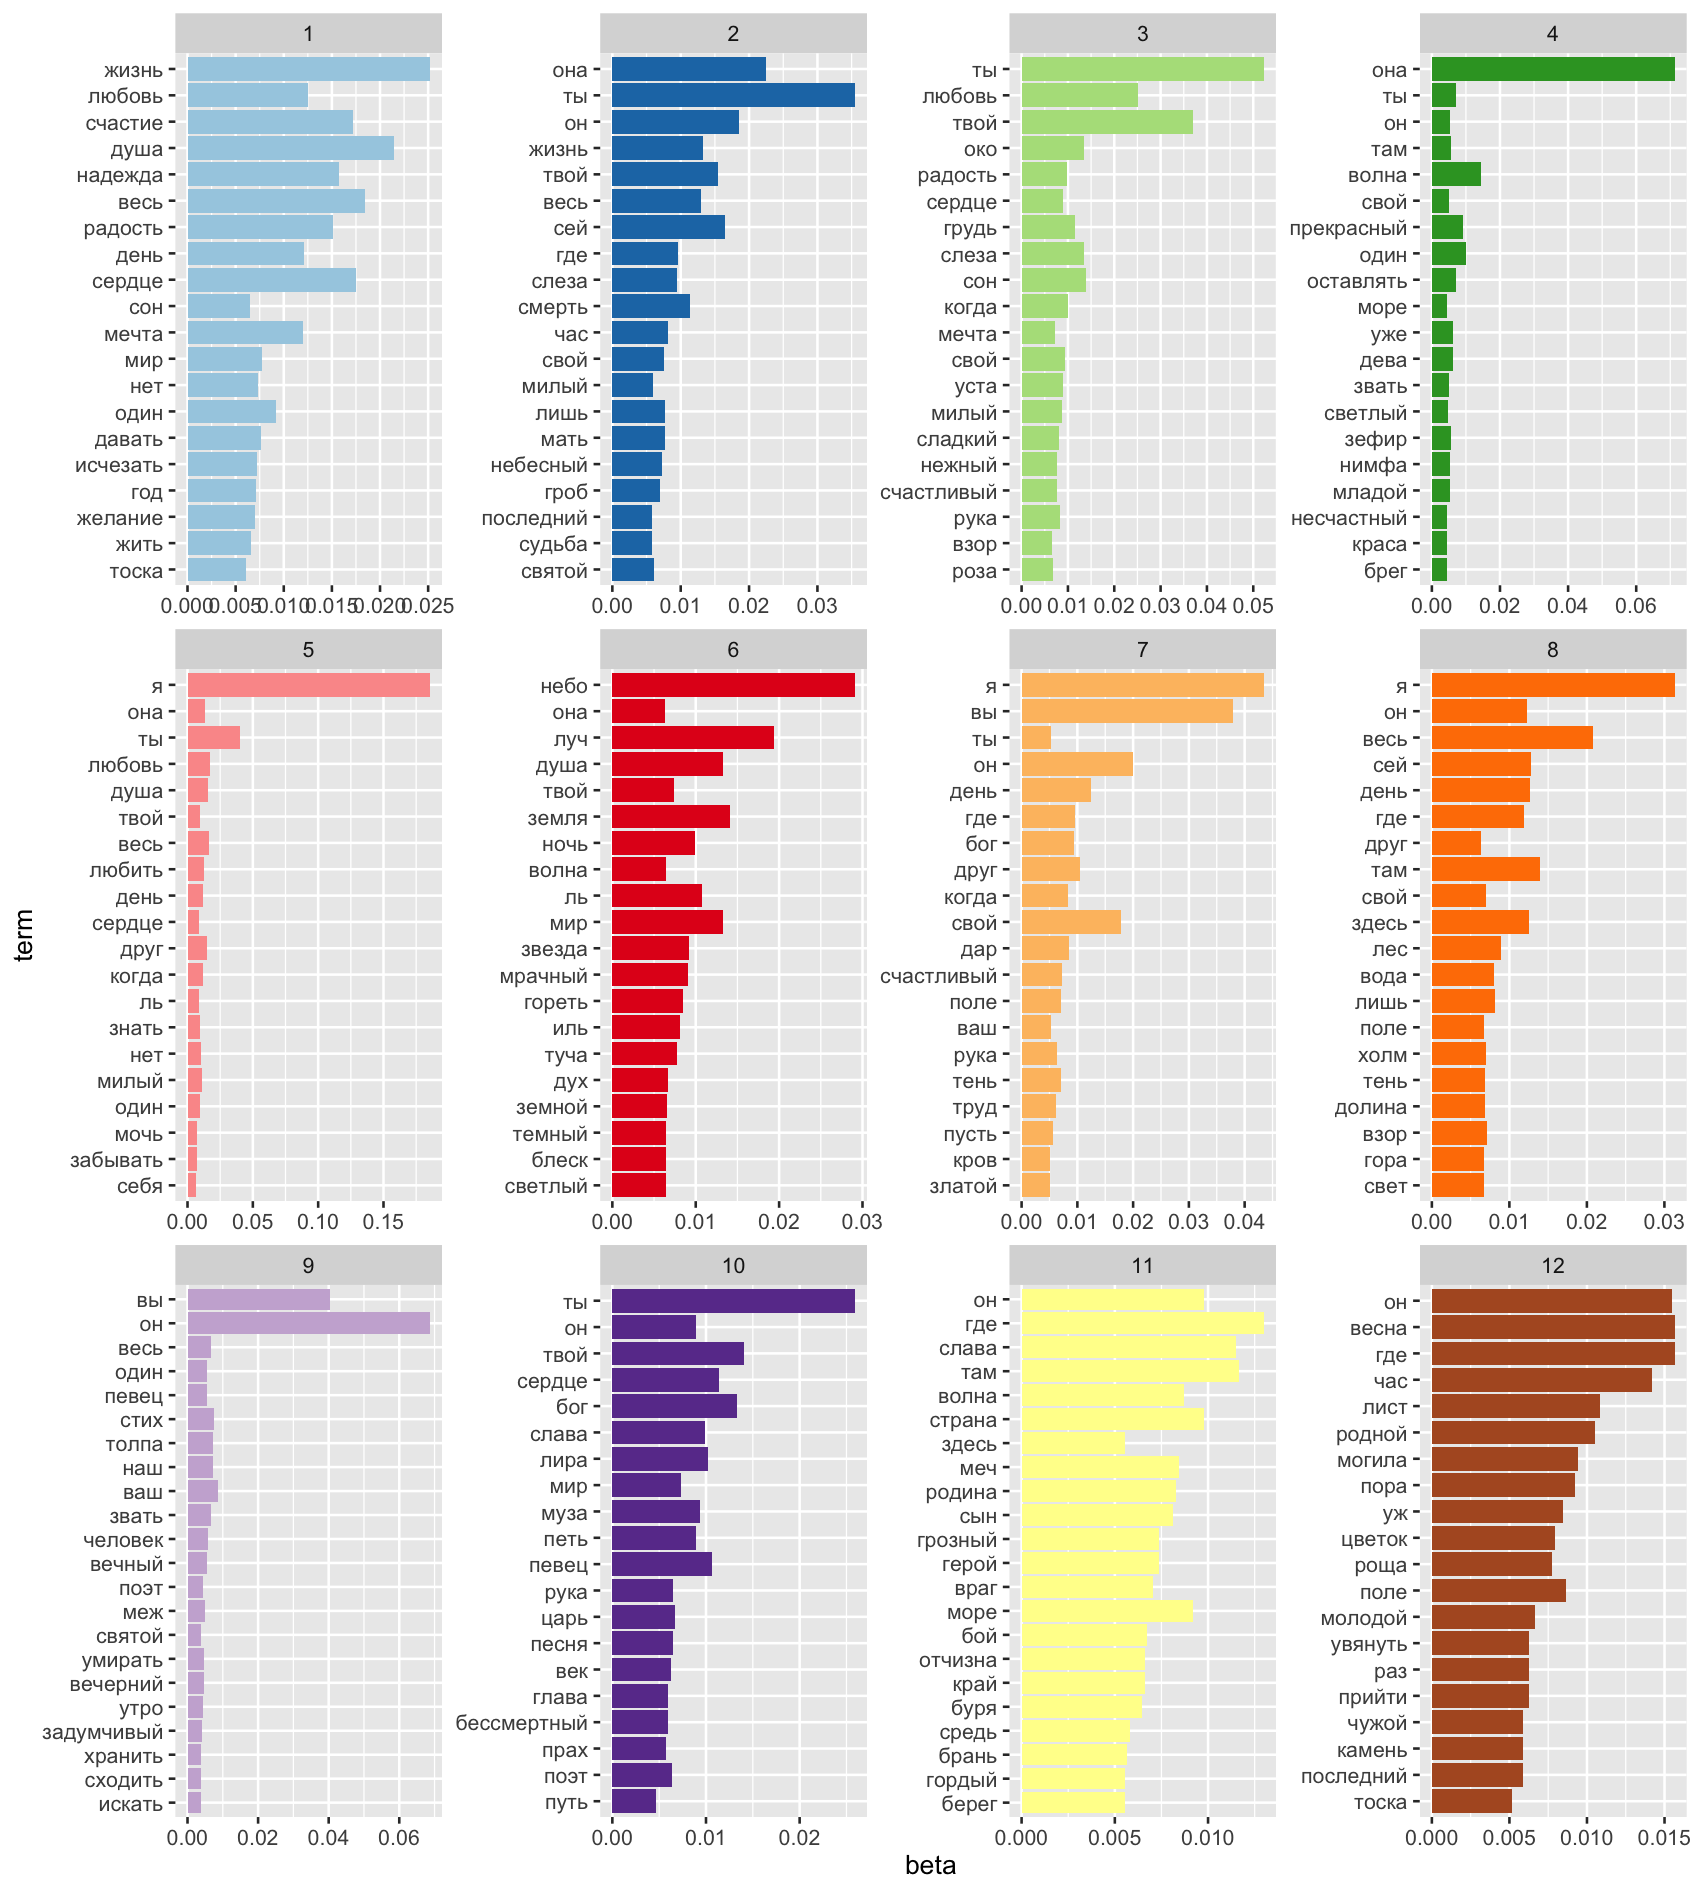

Recreate this plot in R.
library(tidyverse)

# Plot for beta-values from the LDA model

# Importing data
beta12 <- read.csv("beta_12t.csv")

# Plot
beta12 %>% 
  group_by(topic) %>% 
  top_n(20, beta) %>% 
  ungroup() %>%
  arrange(topic, desc(beta)) %>% 
  mutate(term = reorder(term, beta)) %>% 
  ggplot(aes(term, beta, fill = factor(topic))) + 
  geom_col(show.legend = FALSE) + 
  facet_wrap(~topic, scales = "free") + 
  coord_flip() + 
  scale_fill_brewer(palette="Paired") + 
  theme_gray(base_size = 20)
